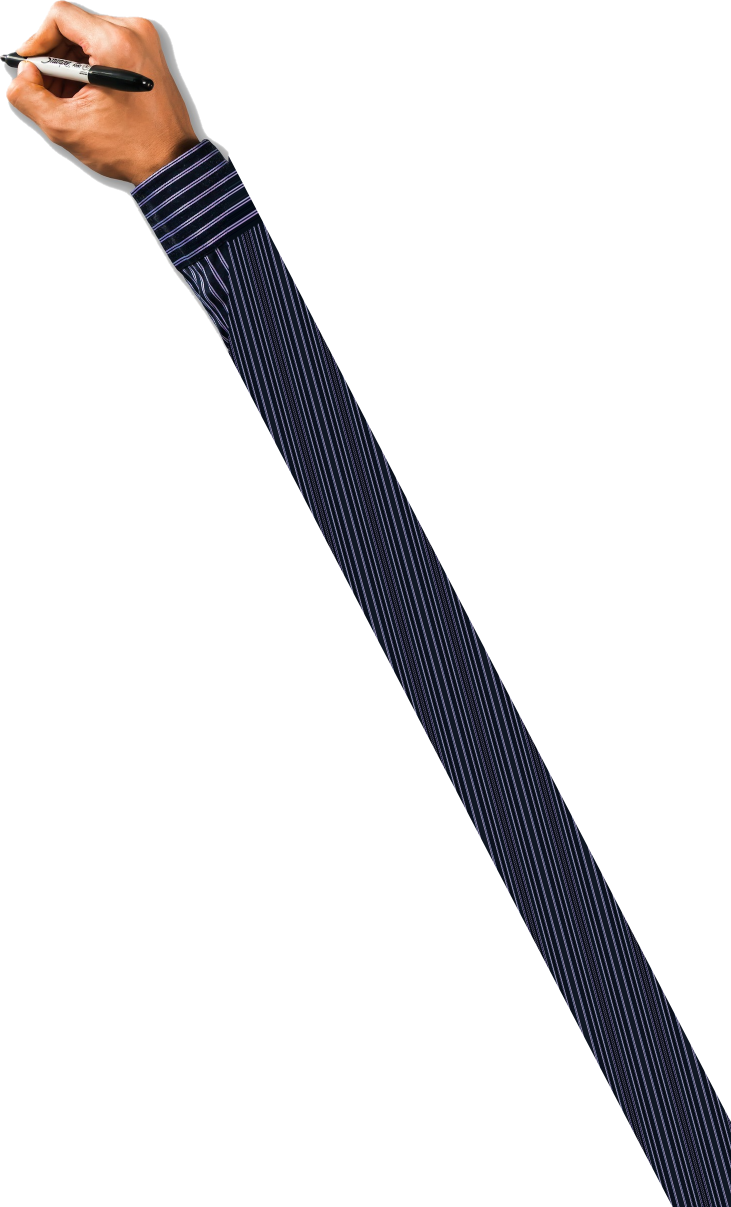
#> input picture templates/reels-split3d/assets/hands/hand_r2_long.png, 1462 x 2414 px (shown at 1/2 size)
$ python -i effects.py   (imports and definitions only)
#> lines starting #> are read from the running program, lines starting #| are printed output that depends on the picture
#!/usr/bin/env python3
"""Эффекты, «приклеенные» к человеку в видео: по маске из person_mask.py.

  python3 effects.py VIDEO MASK_DIR SPEC.json OUT.mp4

SPEC.json: {"fx": [ {...}, ... ]}, у каждого эффекта "start" и "end" (секунды) и "type":
  bg            смена фона вокруг человека: mode = blur | color | gradient | image | video;
                value = "#RRGGBB" (color), ["#A","#B"] (gradient, сверху вниз), путь (image/video), blur = сила (по умолчанию 41)
  text_behind   текст МЕЖДУ фоном и человеком (человек перекрывает буквы): text, font (путь .ttf/.otf),
                size, color, x, y (0..1, центр текста), anim = rise | pop | fade
  outline       светящийся контур по краю силуэта, который двигается вместе с человеком:
                color, width, glow, style = solid | pulse | rainbow
  sticker_outline  белая «вырезная» обводка силуэта как у стикера: color, width
  head_circle   голова в круге (вырезка по маске) в углу кадра: corner = tl|tr|bl|br, size, ring, ring_width, bg
  sticker       картинка/иконка (PNG с прозрачностью), прилипшая к голове/плечу и двигающаяся с ним:
                image, anchor = head_top | head_left | head_right | shoulder_l | shoulder_r | chest,
                size (px), dx, dy, anim = pop | bounce | none
Порядок слоёв: фон -> текст за человеком -> человек -> контур/обводка -> круг с головой -> стикеры.
Звук берётся из исходного видео без перекодирования.
"""
import json, math, os, subprocess, sys
import numpy as np
import cv2
from PIL import Image, ImageDraw, ImageFont


def hex_bgr(c):
    c = c.lstrip('#')
    return (int(c[4:6], 16), int(c[2:4], 16), int(c[0:2], 16))


def ease_out_back(x, s=1.7):
    x = min(1.0, max(0.0, x)); return 1 + (s + 1) * (x - 1) ** 3 + s * (x - 1) ** 2


def ease_out_cubic(x):
    x = min(1.0, max(0.0, x)); return 1 - (1 - x) ** 3


# [20 lines left out: functions probe, overlay_rgba, not called in this run]


def load_rgba(path, size=None):
#> called with path = '../assets/hands/hand_r2_long.png'
    im = Image.open(path).convert('RGBA')
#> im is the input picture: PIL image 1462x2414 RGBA; mean R, G, B, A 10.3, 9.2, 10.5, 38.3
    if size:
        r = size / max(im.size); im = im.resize((max(1, int(im.width * r)), max(1, int(im.height * r))), Image.LANCZOS)
    arr = np.array(im)
    return cv2.cvtColor(arr, cv2.COLOR_RGBA2BGRA)
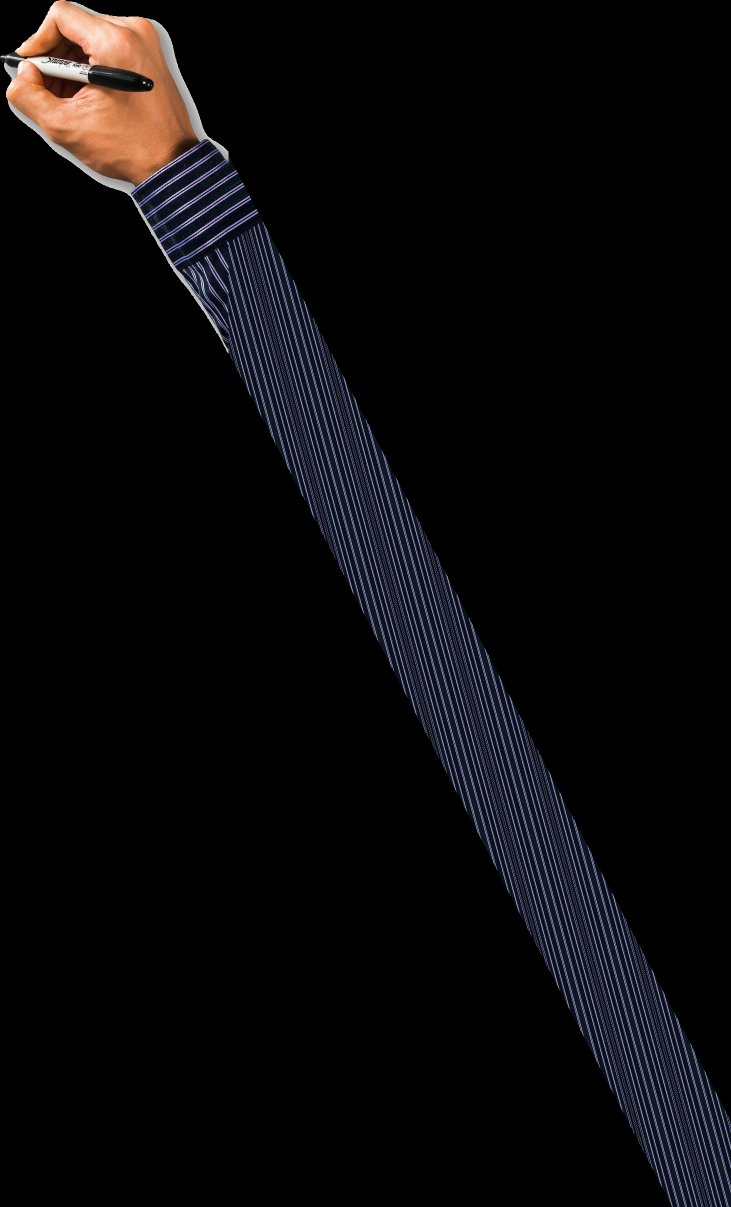
#> returned value: shape (2414, 1462, 4) (shown at 1/2 size); mean B, G, R, A 10.5, 9.2, 10.3, 38.3


# [9 lines left out: function text_layer, not called in this run]


class Anchors:
    """Точки на человеке по маске: макушка, ширина головы, плечи. Сглаживаются во времени."""
    def __init__(self): self.s = None

    # [170 lines left out: functions update, main, not called in this run]


# [2 lines not run here, left out]

>>> result = load_rgba('../assets/hands/hand_r2_long.png')
